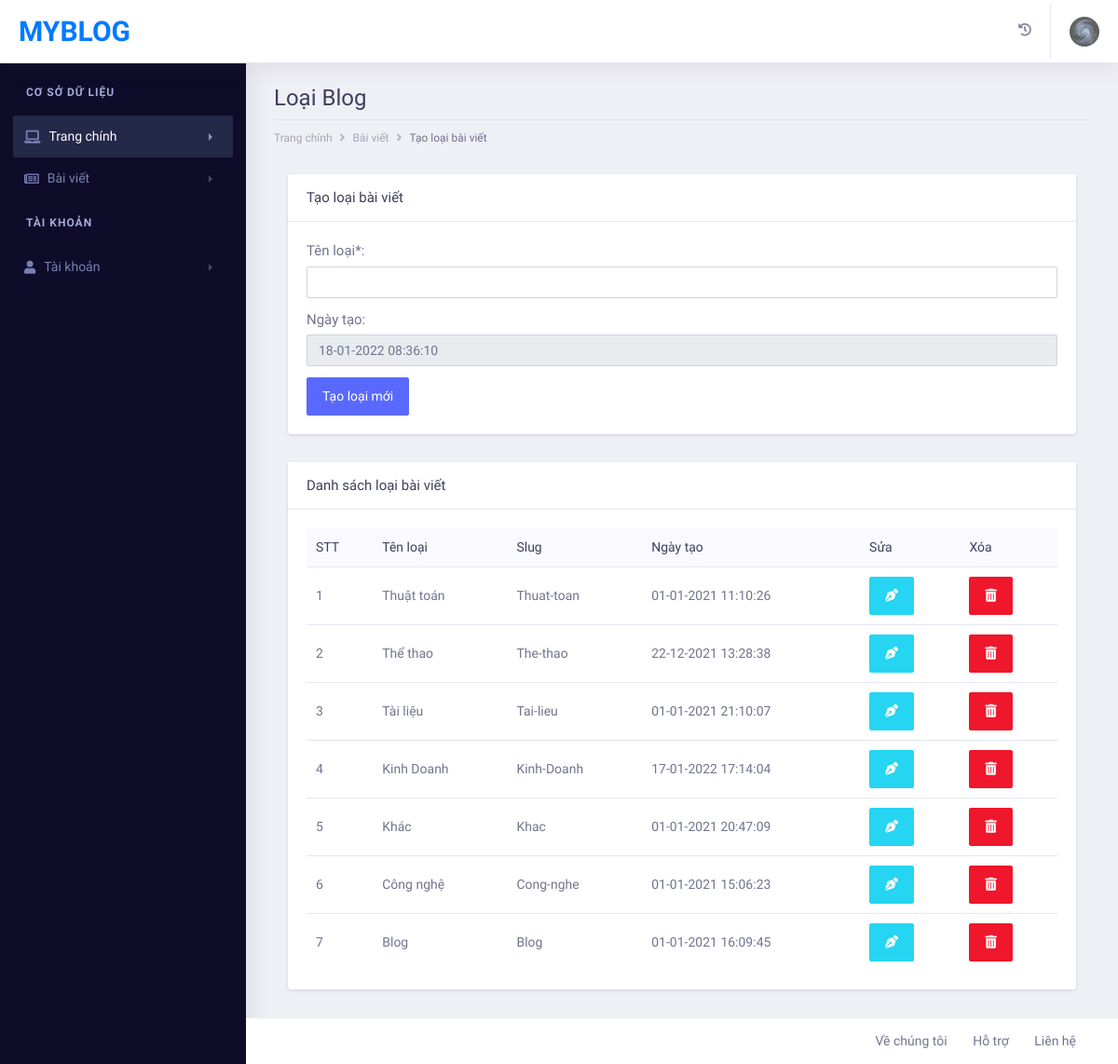
/admin/pages/blog-category.php (signed in), run on the app's committed database.
### tables this page shows
CREATE TABLE `account` (
  `id_acc` int(11) NOT NULL,
  `name` varchar(255) NOT NULL,
  `email` varchar(255) NOT NULL,
  `password` varchar(255) NOT NULL,
  `phone` varchar(50) NOT NULL,
  `address` varchar(255) NOT NULL,
  `image` varchar(255) NOT NULL,
  `date_create` datetime NOT NULL,
  `level` tinyint(1) NOT NULL
);

CREATE TABLE `type_blog` (
  `id_type` int(11) NOT NULL,
  `typename` varchar(100) NOT NULL,
  `slug_type` varchar(100) NOT NULL,
  `date_create` datetime NOT NULL
);

### admin/pages/blog-category.php (the view, shortened to what this page needs)
<?php
    if(isset($_SESSION['user']) && isset($_SESSION['level']))
    {
        $level = $_SESSION['level'];
        include('includes/header.php');
        include('includes/navbar.php');
        include('includes/left-sidebar.php');
?>
<body>
        <div class="dashboard-wrapper">
            <div class="dashboard-ecommerce">
                <div class="container-fluid dashboard-content " >
                    <div class="row">
                        <div class="col-xl-12 col-lg-12 col-md-12 col-sm-12 col-12">
                            <div class="page-header" >
                                <h2 class="pageheader-title" style="font-family: 'Roboto Condensed', sans-serif;">Loại Blog
                                </h2>
                                <div class="page-breadcrumb">
                                    <nav aria-label="breadcrumb">
                                        <ol class="breadcrumb">
                                            <li class="breadcrumb-item"><a href="index.php" class="breadcrumb-link">Trang chính</a></li>
                                            <li class="breadcrumb-item"><a href="blog.php" class="breadcrumb-link">Bài viết</a></li>
                                            <li class="breadcrumb-item active" aria-current="page">Tạo loại bài viết</li>
                                        </ol>
                                    </nav>
                                </div>
                            </div>
                        </div>
                    </div>
                    <div class="ecommerce-widget">
                        <div class="col-xl-12 col-lg-12 col-md-6 col-sm-12 col-12">
                            <div class="card">
                                <h5 class="card-header" style="font-family: 'Roboto Condensed', sans-serif;">Tạo loại bài viết</h5>
                                <div class="card-body">
                                    <div class="row">
                                        <div class="col-lg-12 col-sm-12 col-xs-12">
                                            <form method="POST">
                                                <div class="form-group">
                                                    <label>Tên loại*:</label>
                                                    <input type="text" name="name_type" class="form-control">
                                                </div>
                                                <div class="form-group">
                                                    <label>Ngày tạo:</label>
                                                    <input type="text" name="date_create" class="form-control" value="<?php echo date('d-m-Y H:i:s'); ?>" disabled>
                                                </div>
                                    <?php
                                        if($level == 1)
                                        {
                                            echo "<button type='submit' class='btn btn-primary' name='save'>Tạo loại mới</button>";
                                        }
                                        else
                                        {
                                            echo "<button type='submit' class='btn btn-primary' disabled>Tạo loại mới</button>";
                                        }
                                    ?>
                                            </form>
                                        </div>
                                    </div>
                                </div>
                            </div>
                        </div>
                        <div class="col-xl-12 col-lg-12 col-md-6 col-sm-12 col-12">
                            <div class="card">
                                <h5 class="card-header" style="font-family: 'Roboto Condensed', sans-serif;">Danh sách loại bài viết
                                </h5>
                                <div class="card-body">
                                    <div class="table-responsive">
                                        <table class="table">
                                            <thead class="bg-light">
                                                <tr class="border-0">
                                                    <th class="border-0" style="font-family: 'Roboto Condensed', sans-serif;">STT</th>
                                                    <th class="border-0" style="font-family: 'Roboto Condensed', sans-serif;">Tên loại</th>
                                                    <th class="border-0" style="font-family: 'Roboto Condensed', sans-serif;">Slug</th>
                                                    <th class="border-0" style="font-family: 'Roboto Condensed', sans-serif;">Ngày tạo</th>
                                                    <th class="border-0" style="font-family: 'Roboto Condensed', sans-serif;">Sửa</th>
                                                    <th class="border-0" style="font-family: 'Roboto Condensed', sans-serif;">Xóa</th>
                                                </tr>
                                            </thead>
                                            <tbody>
                            <?php
                                $typeb = "SELECT * FROM type_blog ORDER BY typename DESC";
                                $rs_typeb = mysqli_query($conn, $typeb);
                                $count = 0;
                                while ($row_typeb = mysqli_fetch_array($rs_typeb))
                                {
                                    $count++;
                            ?>
                                                <tr>
                                                    <td><?php echo $count; ?></td>
                                                    <td><?php echo $row_typeb['typename']; ?></td>
                                                    <td><?php echo $row_typeb['slug_type']; ?></td>
                                                    <td>
                                                    <?php
                                                        $date = date_create($row_typeb['date_create']);
                                                        echo date_format($date, "d-m-Y H:i:s");
                                                    ?>
                                                    </td>
                                            <?php
                                                if($level == 1)
                                                {
                                            ?>
                                                    <td><a href="edit-blog-category.php.php?id=<?php echo $row_typeb['id_type']; ?>" class="btn btn-info"><i class="fas fa-pen-nib"></i></a></td>
                                                    <td><a href="blog-category.php?id=<?php echo $row_typeb['id_type']; ?>" onclick="return confirm('Dữ liệu này sẽ được xóa vĩnh viễn. Đồng ý?');" class="btn btn-danger"><i class="fas fa-trash-alt"></i></a></td>
                                            <?php
                                                }
                                                else
                                                {
                                            ?>
                                                    <td><button type="button" class="btn btn-info" disabled><i class="fas fa-pen-nib"></i></button></td>
                                                    <td><button type="button" class="btn btn-danger" disabled><i class="fas fa-trash-alt"></i></button></td>
                                            <?php
                                                }
                                            ?>
                                                </tr>
                            <?php
                                }
                            ?>
                                            </tbody>
                                        </table>
                                    </div>
                                </div>
                            </div>
                        </div>
                    </div>
                </div>
            </div>
<?php
        include('includes/footer.php');
    }
    else
    {
        echo "<script> location.href='login.php'; </script>";
    }
?>

### admin/pages/includes/navbar.php (shortened to what this page needs)
<?php
    if(isset($_SESSION['user']) && isset($_SESSION['level']))
    {
        $email = $_SESSION['user'];
        $user = "SELECT image, name FROM account WHERE email = '$email'";
        $rs_user = mysqli_query($conn, $user);
        $row_user = mysqli_fetch_array($rs_user);
        $avatar = $row_user['image'];
    }
?>
    <div class="dashboard-main-wrapper">
        <div class="dashboard-header">
            <nav class="navbar navbar-expand-lg bg-white fixed-top">
                <a class="navbar-brand" href="index.php">MYBLOG</a>
                <div class="collapse navbar-collapse " id="navbarSupportedContent">
                    <ul class="navbar-nav ml-auto navbar-right-top">
                        <li class="nav-item dropdown notification">
                            <a class="nav-link nav-icons" href="#" id="navbarDropdownMenuLink1" data-toggle="dropdown" aria-haspopup="true" aria-expanded="false"><i class="fas fa-history"></i></a>
                        </li>
                        <li class="nav-item dropdown nav-user">
                            <a class="nav-link nav-user-img" href="#" id="navbarDropdownMenuLink2" data-toggle="dropdown" aria-haspopup="true" aria-expanded="false"><img src="public/images/avatars/<?php echo $avatar; ?>" alt="" class="user-avatar-md rounded-circle"></a>
                        </li>
                    </ul>
                </div>
            </nav>
        </div>

### admin/pages/includes/header.php (style rules this page uses)
body { font-family: 'Roboto Condensed', sans-serif; }

### data on the page
account: image (picture)
type_blog: typename "Thuật toán", slug_type "Thuat-toan", date_create "01-01-2021 11:10:26"
type_blog: typename "Thể thao", slug_type "The-thao", date_create "22-12-2021 13:28:38"
type_blog: typename "Tài liệu", slug_type "Tai-lieu", date_create "01-01-2021 21:10:07"
type_blog: typename "Kinh Doanh", slug_type "Kinh-Doanh", date_create "17-01-2022 17:14:04"
type_blog: typename "Khác", slug_type "Khac", date_create "01-01-2021 20:47:09"
type_blog: typename "Công nghệ", slug_type "Cong-nghe", date_create "01-01-2021 15:06:23"
type_blog: typename "Blog", slug_type "Blog", date_create "01-01-2021 16:09:45"
